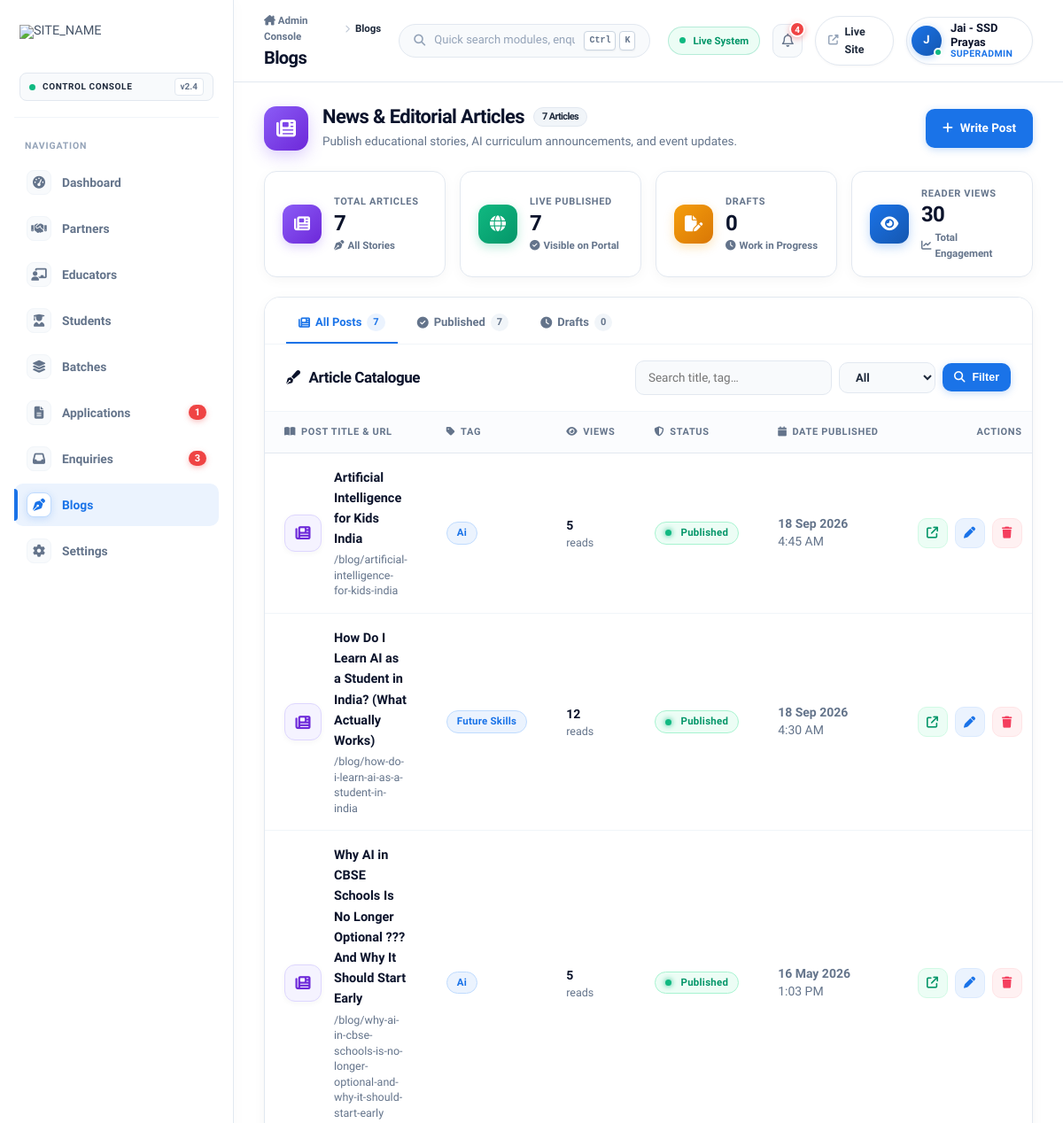
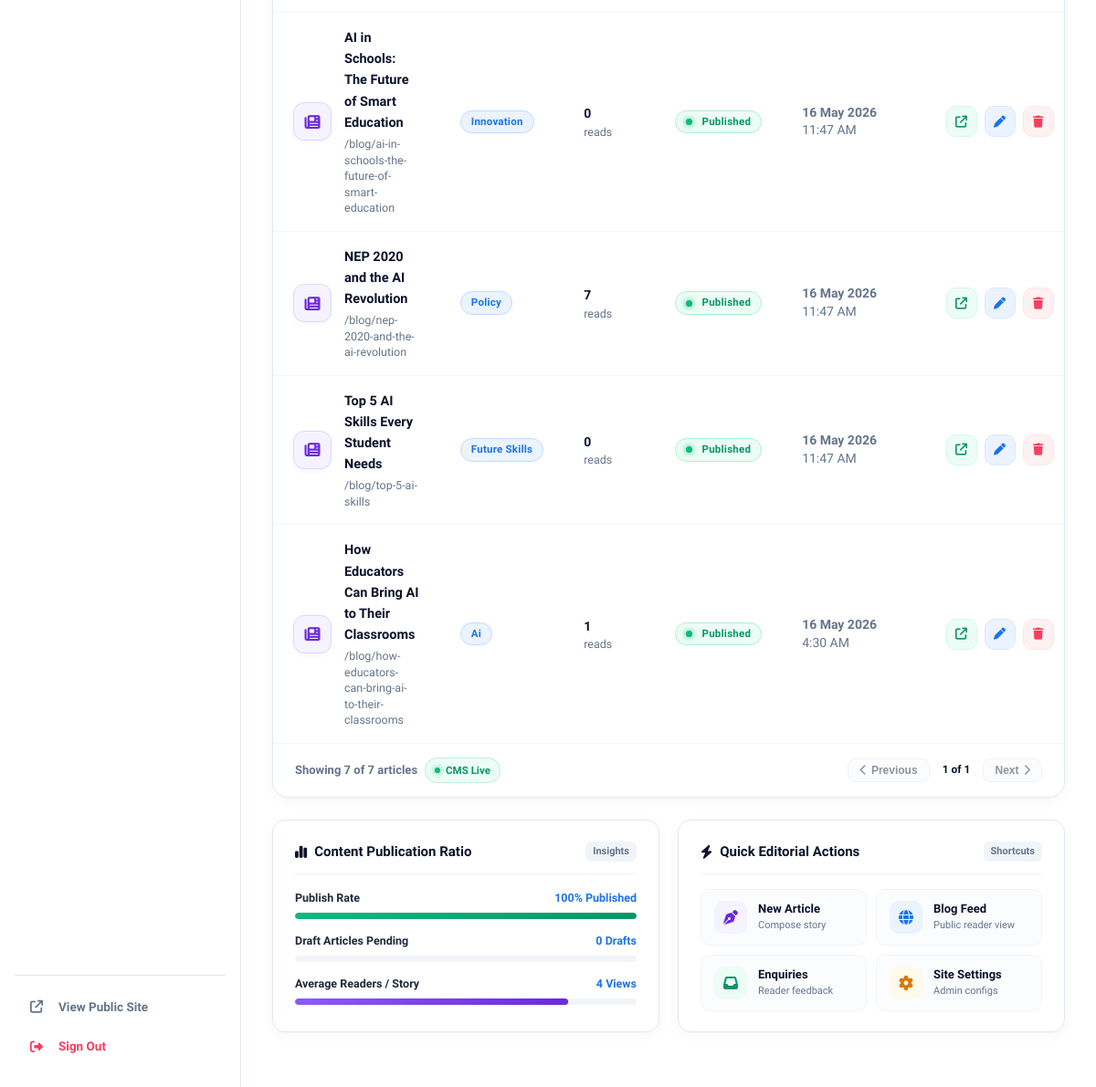
The app's page /adminpanelweb/blogs.php (signed in) with its own data (2 pictures, top to bottom).
### tables this page shows
CREATE TABLE `blogs` (
  `id` int(11) NOT NULL AUTO_INCREMENT,
  `title` varchar(255) NOT NULL,
  `slug` varchar(255) NOT NULL,
  `tag` varchar(50) DEFAULT NULL,
  `excerpt` text DEFAULT NULL,
  `content` longtext DEFAULT NULL,
  `image` varchar(255) DEFAULT NULL,
  `author` varchar(120) DEFAULT 'SSD Prayas Team',
  `status` enum('published','draft') DEFAULT 'published',
  `views` int(11) DEFAULT 0,
  `meta_title` varchar(255) DEFAULT NULL,
  `meta_description` varchar(500) DEFAULT NULL,
  `created_at` timestamp NOT NULL DEFAULT current_timestamp(),
  `updated_at` timestamp NOT NULL DEFAULT current_timestamp() ON UPDATE current_timestamp(),
  PRIMARY KEY (`id`),
  UNIQUE KEY `slug` (`slug`)
);

### includes/functions.php (called while the page is built, shortened)
<?php
function e($value) {
    return htmlspecialchars((string)$value, ENT_QUOTES, 'UTF-8');
}
function url($path = '') {
    return rtrim(SITE_URL, '/') . '/' . ltrim($path, '/');
}
function rows(PDO $pdo, $sql, $params = []) {
    try {
        $stmt = $pdo->prepare($sql);
        $stmt->execute($params);
        return $stmt->fetchAll();
    } catch (PDOException $e) {
        error_log('rows() failed: ' . $e->getMessage());
        return [];
    }
}

### adminpanelweb/blogs.php (the view, shortened to what this page needs)
<?php
require_once __DIR__ . '/_auth.php';
$q      = trim($_GET['q'] ?? '');
$f_stat = $_GET['status'] ?? '';
$where = ['1=1'];
$args  = [];
$w = implode(' AND ', $where);
$list = rows($pdo, "SELECT * FROM blogs WHERE $w ORDER BY created_at DESC", $args);
$tot_posts     = count($list);
$tot_published = count(array_filter($list, fn($b) => $b['status'] === 'published'));
$tot_drafts    = count(array_filter($list, fn($b) => $b['status'] === 'draft'));
$tot_views     = array_sum(array_column($list, 'views'));
include __DIR__ . '/_layout.php';
?>
<div class="mod-hero-strip">
  <div class="mod-hero-left">
    <div class="mod-hero-icon mhi-purple">
      <i class="fas fa-newspaper"></i>
    </div>
    <div>
      <h2 class="mod-hero-title">
        News & Editorial Articles
        <span class="mod-hero-badge"><?= $tot_posts ?> Articles</span>
      </h2>
      <p class="mod-hero-sub">Publish educational stories, AI curriculum announcements, and event updates.</p>
    </div>
  </div>
  <div class="mod-hero-actions">
    <a href="blog-form.php" class="btn btn-primary"><i class="fas fa-plus"></i> Write Post</a>
  </div>
</div>
<div class="mod-stats-grid">
  <div class="mod-stat-card">
    <div class="msc-icon msc-purple"><i class="fas fa-newspaper"></i></div>
    <div class="msc-info">
      <span class="msc-label">Total Articles</span>
      <div class="msc-value"><?= number_format($tot_posts) ?></div>
      <div class="msc-sub"><i class="fas fa-pen-nib text-purple"></i> All Stories</div>
    </div>
  </div>
  <div class="mod-stat-card">
    <div class="msc-icon msc-green"><i class="fas fa-globe"></i></div>
    <div class="msc-info">
      <span class="msc-label">Live Published</span>
      <div class="msc-value"><?= number_format($tot_published) ?></div>
      <div class="msc-sub"><i class="fas fa-circle-check text-green"></i> Visible on Portal</div>
    </div>
  </div>
  <div class="mod-stat-card">
    <div class="msc-icon msc-amber"><i class="fas fa-file-pen"></i></div>
    <div class="msc-info">
      <span class="msc-label">Drafts</span>
      <div class="msc-value"><?= number_format($tot_drafts) ?></div>
      <div class="msc-sub"><i class="fas fa-clock text-amber"></i> Work in Progress</div>
    </div>
  </div>
  <div class="mod-stat-card">
    <div class="msc-icon msc-blue"><i class="fas fa-eye"></i></div>
    <div class="msc-info">
      <span class="msc-label">Reader Views</span>
      <div class="msc-value"><?= number_format($tot_views) ?></div>
      <div class="msc-sub"><i class="fas fa-chart-line text-brand"></i> Total Engagement</div>
    </div>
  </div>
</div>
<div class="card">
  <div class="mod-quick-tabs">
    <a href="blogs.php" class="mqt-item <?= ($f_stat === '' && $q === '') ? 'is-active' : '' ?>">
      <i class="fas fa-newspaper"></i> All Posts <span class="mqt-count"><?= $tot_posts ?></span>
    </a>
    <a href="blogs.php?status=published" class="mqt-item <?= $f_stat === 'published' ? 'is-active' : '' ?>">
      <i class="fas fa-circle-check"></i> Published <span class="mqt-count"><?= $tot_published ?></span>
    </a>
    <a href="blogs.php?status=draft" class="mqt-item <?= $f_stat === 'draft' ? 'is-active' : '' ?>">
      <i class="fas fa-clock"></i> Drafts <span class="mqt-count"><?= $tot_drafts ?></span>
    </a>
  </div>
  <div class="card-head">
    <h2>
      <i class="fas fa-pen-fancy text-purple" style="font-size:16px"></i>
      Article Catalogue
    </h2>
    <form method="GET" class="filters">
      <input type="text" name="q" value="<?= e($q) ?>" placeholder="Search title, tag…">
      <select name="status">
        <option value="">All</option>
      </select>
      <button class="btn btn-primary btn-sm"><i class="fas fa-magnifying-glass"></i> Filter</button>
    </form>
  </div>
  <?php if (!$list): ?>
    <div class="empty-state">
      <i class="fas fa-pen-nib"></i>
      <h3>No posts yet</h3>
      <p>Write your first article — share achievements, tutorials, and milestones.</p>
      <a href="blog-form.php" class="btn btn-primary" style="margin-top:14px"><i class="fas fa-plus"></i> Write Post</a>
    </div>
  <?php else: ?>
    <div class="table-wrap">
      <table class="data">
        <thead>
          <tr>
            <th><i class="fas fa-book-open" style="margin-right:6px"></i>Post Title & URL</th>
            <th><i class="fas fa-tag" style="margin-right:6px"></i>Tag</th>
            <th><i class="fas fa-eye" style="margin-right:6px"></i>Views</th>
            <th><i class="fas fa-shield-halved" style="margin-right:6px"></i>Status</th>
            <th><i class="fas fa-calendar" style="margin-right:6px"></i>Date Published</th>
            <th style="text-align:right">Actions</th>
          </tr>
        </thead>
        <tbody>
          <?php foreach ($list as $r): ?>
            <tr>
              <td>
                <div class="entity-cell">
                  <div class="entity-avatar ea-purple">
                    <i class="fas fa-newspaper"></i>
                  </div>
                  <div>
                    <div class="cell-main"><?= e($r['title']) ?></div>
                    <div class="cell-sub">/blog/<?= e($r['slug']) ?></div>
                  </div>
                </div>
              </td>
              <td><span class="badge b-blue"><?= e($r['tag'] ?: 'Article') ?></span></td>
              <td>
                <div style="font-weight:700;color:var(--ink)"><?= number_format($r['views']) ?></div>
                <div class="cell-sub">reads</div>
              </td>
              <td>
                <span class="badge <?= $r['status'] === 'published' ? 'b-green' : 'b-yellow' ?>">
                  <span class="badge-dot"></span><?= e(ucfirst($r['status'])) ?>
                </span>
              </td>
              <td class="cell-sub">
                <strong><?= date('d M Y', strtotime($r['created_at'])) ?></strong><br>
                <?= date('g:i A', strtotime($r['created_at'])) ?>
              </td>
              <td style="text-align:right">
                <div class="row-actions" style="justify-content:flex-end">
                  <a href="<?= e(url('blog/' . $r['slug'])) ?>" target="_blank" rel="noopener" class="icon-btn ib-view" title="Read on Public Site"><i class="fas fa-arrow-up-right-from-square"></i></a>
                  <a href="blog-form.php?id=<?= (int)$r['id'] ?>" class="icon-btn ib-edit" title="Edit Article"><i class="fas fa-pen"></i></a>
                  <a href="blogs.php?action=delete&id=<?= (int)$r['id'] ?>" class="icon-btn ib-del" title="Delete"
                     data-confirm="Delete &quot;<?= e($r['title']) ?>&quot;?"><i class="fas fa-trash"></i></a>
                </div>
              </td>
            </tr>
          <?php endforeach; ?>
        </tbody>
      </table>
    </div>
    <div class="table-footer-bar">
      <div class="tfb-info">
        <span>Showing <strong><?= count($list) ?></strong> of <strong><?= $tot_posts ?></strong> articles</span>
        <span class="tfb-sync"><span class="tfb-sync-dot"></span> CMS Live</span>
      </div>
      <div class="tfb-pager">
        <button class="tfb-btn disabled"><i class="fas fa-chevron-left"></i> Previous</button>
        <span style="font-size:12px;font-weight:700;padding:0 8px;color:var(--ink)">1 of 1</span>
        <button class="tfb-btn disabled">Next <i class="fas fa-chevron-right"></i></button>
      </div>
    </div>
  <?php endif; ?>
</div>
<div class="mod-bottom-grid">
  <div class="mbg-card">
    <div class="mbg-header">
      <div class="mbg-title"><i class="fas fa-chart-simple text-purple"></i> Content Publication Ratio</div>
      <span class="mbg-tag">Insights</span>
    </div>
    <div class="mbg-metric-row">
      <div class="mmr-item">
        <div class="mmr-label-bar">
          <span>Publish Rate</span>
          <span class="mmr-val"><?= $tot_posts > 0 ? round(($tot_published / $tot_posts) * 100) : 0 ?>% Published</span>
        </div>
        <div class="mmr-bar-track">
          <div class="mmr-bar-fill fill-green" style="width: <?= $tot_posts > 0 ? round(($tot_published / $tot_posts) * 100) : 0 ?>%"></div>
        </div>
      </div>
      <div class="mmr-item">
        <div class="mmr-label-bar">
          <span>Draft Articles Pending</span>
          <span class="mmr-val"><?= $tot_drafts ?> Drafts</span>
        </div>
        <div class="mmr-bar-track">
        </div>
      </div>
      <div class="mmr-item">
        <div class="mmr-label-bar">
          <span>Average Readers / Story</span>
          <span class="mmr-val"><?= $tot_posts > 0 ? number_format(round($tot_views / $tot_posts)) : 0 ?> Views</span>
        </div>
        <div class="mmr-bar-track">
          <div class="mmr-bar-fill fill-purple" style="width: 80%"></div>
        </div>
      </div>
    </div>
  </div>
  <div class="mbg-card">
    <div class="mbg-header">
      <div class="mbg-title"><i class="fas fa-bolt text-amber"></i> Quick Editorial Actions</div>
      <span class="mbg-tag">Shortcuts</span>
    </div>
    <div class="quick-links-grid">
      <a href="blog-form.php" class="qlg-item">
        <div class="qlg-icon qi-purple"><i class="fas fa-pen-nib"></i></div>
        <div class="qlg-text">
          <span class="qlg-name">New Article</span>
          <span class="qlg-desc">Compose story</span>
        </div>
      </a>
      <a href="<?= e(url('/blog')) ?>" target="_blank" class="qlg-item">
        <div class="qlg-icon qi-blue"><i class="fas fa-globe"></i></div>
        <div class="qlg-text">
          <span class="qlg-name">Blog Feed</span>
          <span class="qlg-desc">Public reader view</span>
        </div>
      </a>
      <a href="enquiries.php" class="qlg-item">
        <div class="qlg-icon qi-green"><i class="fas fa-inbox"></i></div>
        <div class="qlg-text">
          <span class="qlg-name">Enquiries</span>
          <span class="qlg-desc">Reader feedback</span>
        </div>
      </a>
      <a href="settings.php" class="qlg-item">
        <div class="qlg-icon qi-amber"><i class="fas fa-gear"></i></div>
        <div class="qlg-text">
          <span class="qlg-name">Site Settings</span>
          <span class="qlg-desc">Admin configs</span>
        </div>
      </a>
    </div>
  </div>
</div>
<?php include __DIR__ . '/_layout_end.php'; ?>

### records on screen
blogs: title "Artificial Intelligence for Kids India", slug "artificial-intelligence-for-kids-india", tag "Ai", views "5", status "Published", created_at "18 Sep 2026", created_at "4:45 AM"
blogs: title "How Do I Learn AI as a Student in India? (What Actually Works)", slug "how-do-i-learn-ai-as-a-student-in-india", tag "Future Skills", views "12", status "Published", created_at "18 Sep 2026", created_at "4:30 AM"
blogs: title "Why AI in CBSE Schools Is No Longer Optional ??? And Why It Should Start Early", slug "why-ai-in-cbse-schools-is-no-longer-optional-and-why-it-should-start-early", tag "Ai", views "5", status "Published", created_at "16 May 2026", created_at "1:03 PM"
blogs: title "AI in Schools: The Future of Smart Education", slug "ai-in-schools-the-future-of-smart-education", tag "Innovation", views "0", status "Published", created_at "16 May 2026", created_at "11:47 AM"
blogs: title "NEP 2020 and the AI Revolution", slug "nep-2020-and-the-ai-revolution", tag "Policy", views "7", status "Published", created_at "16 May 2026", created_at "11:47 AM"
blogs: title "Top 5 AI Skills Every Student Needs", slug "top-5-ai-skills", tag "Future Skills", views "0", status "Published", created_at "16 May 2026", created_at "11:47 AM"
blogs: title "How Educators Can Bring AI to Their Classrooms", slug "how-educators-can-bring-ai-to-their-classrooms", tag "Ai", views "1", status "Published", created_at "16 May 2026", created_at "4:30 AM"

### other values on screen
$label "Dashboard"
$label "Partners"
$label "Educators"
$label "Students"
$label "Batches"
$label "Applications"
$nav_counts[$key] "1"
$label "Enquiries"
$nav_counts[$key] "3"
$label "Blogs"
$label "Settings"
$admin_title "Blogs"
$nav_counts['enquiries'] + $nav_counts['applications'] "4"
substr($me['name'] ?? 'A', 0, 1) "J"
$me['name'] "Jai - SSD Prayas"
